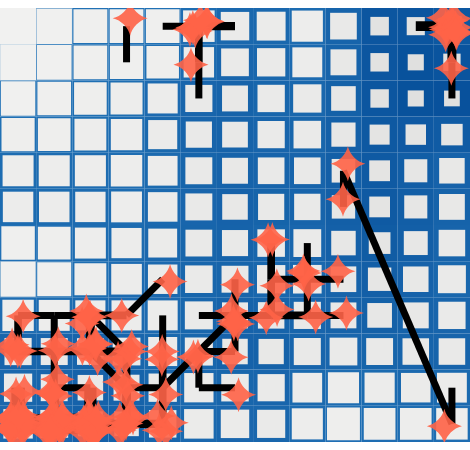

The code cell stored with this chart in its notebook:
### Code cell
fig2 = basin.pond(base_style="iceflock") \
    .pad_layer(gap="nogap") \
    .rhizome_layer(X=Xs_hist_suspect, **rhizome_layer_style) \
    .attraction_layer(Xs_hist_suspect, jitter_amount=marker_jitter_amount, marker=dict(color="tomato", symbol="star-diamond", size=marker_size, opacity=marker_opacity)) \
    .visualize(**plot_args);
